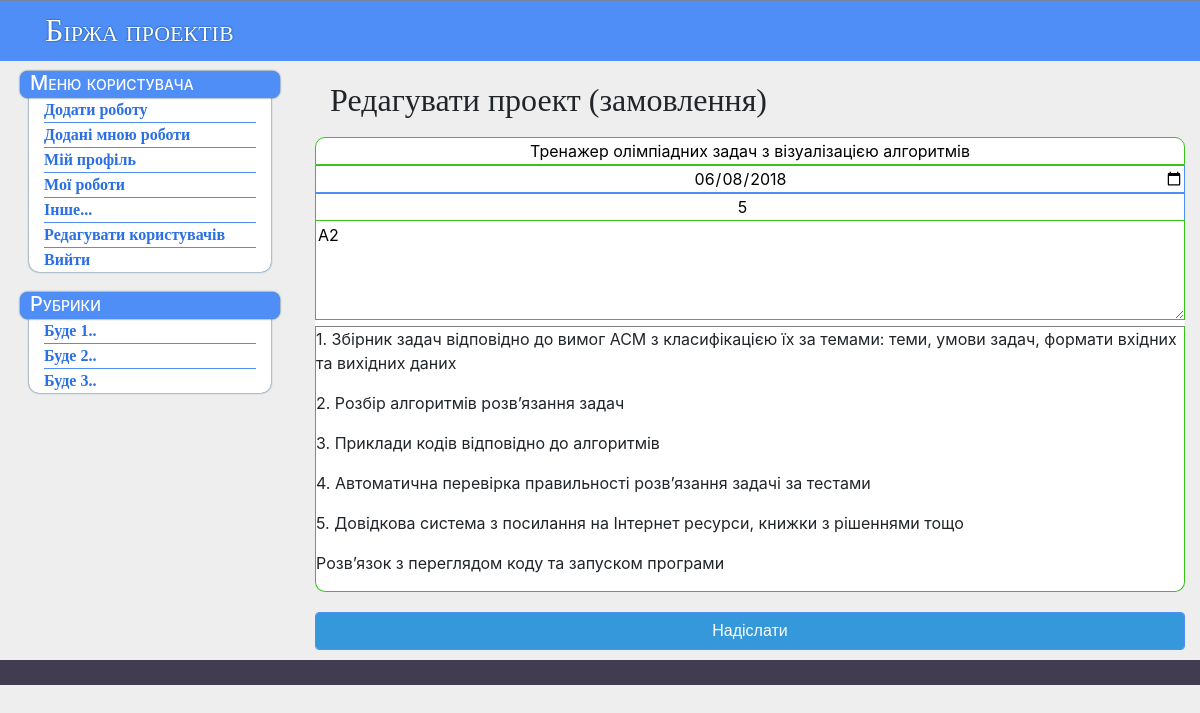
Page /edit/38 (signed in) on the committed database.
### tables this page shows
CREATE TABLE tasks (
  id integer primary key autoincrement,
  login text not null,
  title text not null,
  description text not null,
  content mediumtext not null,
  max_people integer not null,
  now_people integer,
  date date not null,
  deadline date not null,
  subject text not null
);

### core.py (the view)
@app.route('/edit/<int:id>')
def edit_p(id):
    if not session.get('employer'):
        return redirect(url_for('index'))
    db = get_db()
    proj = db.execute('select * from tasks where id = ? and login = ?',  [int(id), session['login']]).fetchone()
    if proj:
        return render_template('edit.html', p=proj, title="Edit: " + proj[2])
    else:
        return redirect(url_for('index'))

### core.py (called while the page is built)
def connect_db():
    rv = sqlite3.connect(app.config['DATABASE'])
    rv.row_factory = sqlite3.Row
    return rv

def get_db():
    if not hasattr(g, 'sqlite_db'):
        g.sqlite_db = connect_db()
    return g.sqlite_db

### templates/edit.html (shortened to what this page needs)
{% extends "layout.html" %}
{% block body %}
					<div class="write">
  					    <div class="container"><h2>Редагувати проект (замовлення)</h2></div>
  					    <div class="w_block">
                        <input class="title_value" value="{{ p.title }}" type="text" title="Title" placeholder="Заголовок..." id="title">
                        <input type="date" id="deadline" value="{{p.deadline}}" placeholder="Deadline...">
                        <input type="number" id="max_people" value="{{p.max_people}}" placeholder="Максимальна кількість людей..." min="1" max="50">
                        <textarea class="desc_value" title="Description" placeholder="Короткий опис..." id="description">{{ p.description }}</textarea>
                        <div class="editor_pl"><div id="text">{{p.content | safe}}</div></div>
                        </div>
                        <input class="butt btn" type="button" id="send_edit" value="Надіслати">
					</div>
{% endblock %}

### static/style.css (style rules this page uses)
body { background: #eee !important; }
.container { font-family: "Gill Sans, sans-serif"; padding: 10px 5px; }
.butt { border-color: #3498db; color: #fff; box-shadow: 0 0 40px 40px #3498db inset, 0 0 0 0 #3498db; -webkit-transition: all 150ms ease-in-out; transition: all 150ms ease-in-out; margin-top: 20px; }
.btn { box-sizing: border-box; -moz-appearance: none; appearance: none; background-color: transparent; border: 2px solid #3694c8; border-radius: 0.6em; padding: 1.2em 2.8em; font-family: 'Montserrat', sans-serif; font-weight: 700; cursor: pointer; }
.write { padding: 10px 0px; }
.w_block { background: #fff; border-radius: 13px; }
.title_value { width: 100%; border-radius: 10px 10px 0px 0px; border: 1px solid #37c51b !important; }
.desc_value { width: 100%; height: 100px; border: 1px solid #37c51b; margin-top: -1px; }
.editor_pl { border: 1px #37c51b; }
#text { border: 1px solid #37c51b; border-top: 1px solid grey; border-radius: 0px 0px 10px 10px; }
.container-fluid input { width: 100%; text-align: center; border: 1px solid #4f8ef7; }

### rows in the picture
tasks: title "Тренажер олімпіадних задач з візуалізацією алгоритмів", deadline "06/08/2018", max_people "5", description "A2", content "1. Збірник задач відповідно до вимог АСМ з класифікацією їх за темами: теми, умови задач, формати вхідних та вихідних даних 2. Розбір алгоритмів розв’язання задач 3. Приклади кодів відповідно до алгоритмів 4. Автоматична перевірка правильності розв’язання задачі за тестами 5. Довідкова система з посилання на Інтернет ресурси, книжки з рішеннями тощо Розв’язок з переглядом коду та запуском програми"
